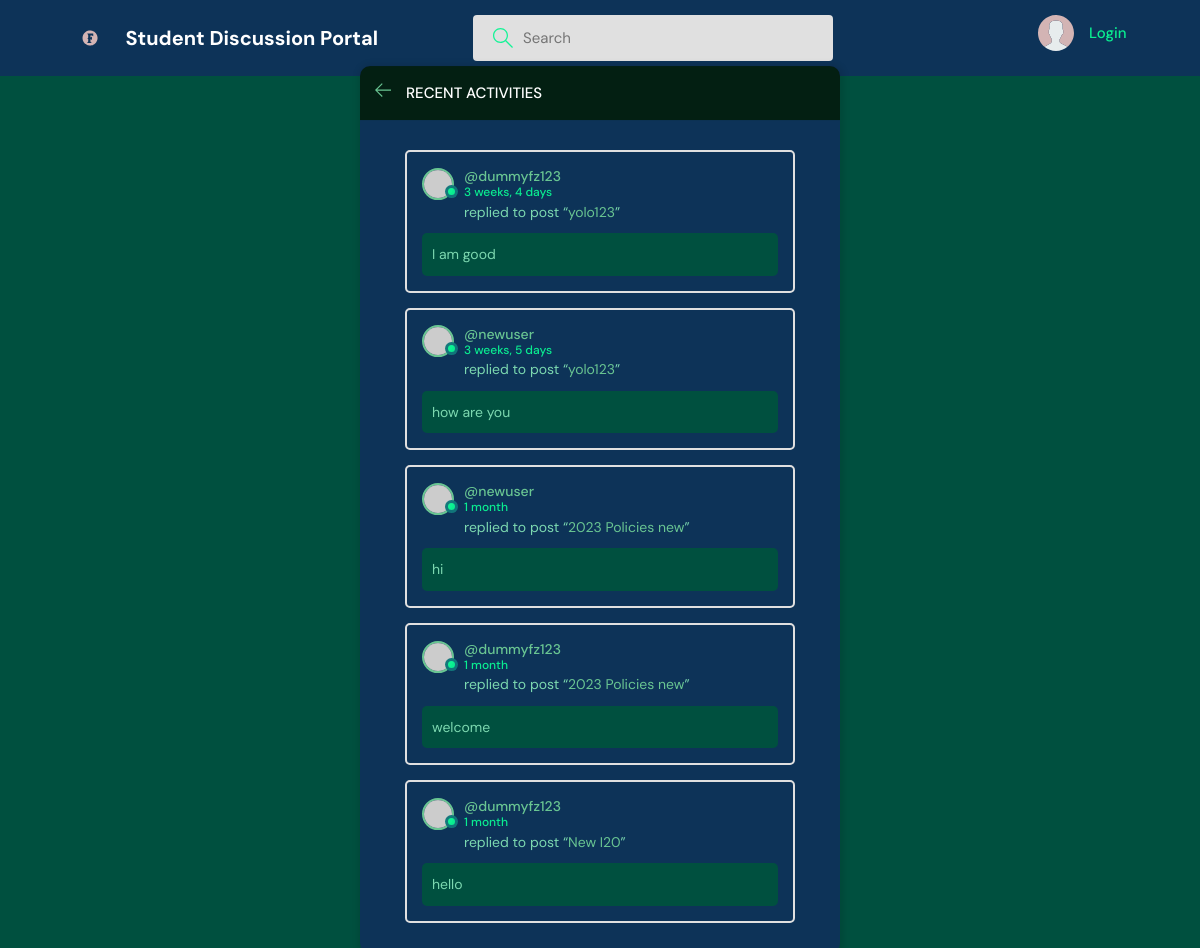
The page /activity/ on the database its author committed.
### base/models.py (models this page shows, shortened)
class Message(models.Model):
    user = models.ForeignKey(User, on_delete=models.CASCADE)
    room = models.ForeignKey(Room, on_delete=models.CASCADE)
    body = models.TextField()
    update = models.DateTimeField(auto_now=True)
    create =models.DateTimeField(auto_now_add=True)
    class Meta:
        ordering = ['-update', '-create']

class Room(models.Model):
    host = models.ForeignKey(User, on_delete=models.SET_NULL, null= True)
    topic = models.ForeignKey(Topic, on_delete=models.SET_NULL, null= True)
    name = models.CharField(max_length=228)
    description = models.TextField(blank=True, null=True)
    update = models.DateTimeField(auto_now=True)
    create = models.DateTimeField(auto_now_add=True)
    participants = models.ManyToManyField(User, related_name='participants', blank=True)
    class Meta:
        ordering = ['-update', '-create']
    def __str__(self):
        return self.name

### base/views.py (the view)
# urls.py: path('activity/', views.activityPage, name="activity")
def activityPage(request):
    room_messages = Message.objects.all()
    return render(request, 'base/activity.html', {'room_messages':room_messages})

### base/templates/base/activity.html (shortened to what this page needs)
{% extends 'main.html' %}
{% block content %}
    <main class="layout">
      <div class="container">
        <div class="layout__box">
          <div class="layout__boxHeader">
            <div class="layout__boxTitle">
              <a href="{% url 'homepage' %}">
                <svg version="1.1" xmlns="http://www.w3.org/2000/svg" width="32" height="32" viewBox="0 0 32 32">
                  <title>arrow-left</title>
                  <path
                    d="M13.723 2.286l-13.723 13.714 13.719 13.714 1.616-1.611-10.96-10.96h27.625v-2.286h-27.625l10.965-10.965-1.616-1.607z"
                  ></path>
                </svg>
              </a>
              <h3>Recent Activities</h3>
            </div>
          </div>
          <div class="activities-page layout__body">
            {% for message in room_messages %}
            <div class="activities__box">
              <div class="activities__boxHeader roomListRoom__header">
                <a href="{% url 'user-profile' message.user.id %}" class="roomListRoom__author">
                  <div class="avatar avatar--small">
                    <img src="https://randomuser.me/api/portraits/women/11.jpg" />
                  </div>
                  <p>
                    @{{message.user}}
                    <span>{{message.create|timesince}}</span>
                  </p>
                </a>
              </div>
              <div class="activities__boxContent">
                <p>replied to post “<a href="{% url 'roomspage' message.room.id %}">{{message.room}}</a>”</p>
                <div class="activities__boxRoomContent">
                  {{message.body}}
                </div>
              </div>
            </div>
            {% endfor %}
          </div>
        </div>
      </div>
    </main>
    {% endblock content %}

### static/styles/style.css (style rules this page uses)
:root { --color-main: #69c592; --color-main-light: #949fdd; --color-dark: #171f6b93; --color-dark-medium: #e0e0e0; --color-dark-light: #031f12; --color-light: #ffffff; --color-gray: #0af593f5; --color-light-gray: #7cd8b0; --color-bg: #00503f; --color-success: #fbff11; --color-error: #fc4b0b; }
* { font-family: "DM Sans", -apple-system, BlinkMacSystemFont, "Segoe UI", Roboto, Oxygen, Ubuntu, Cantarell, "Open Sans", "Helvetica Neue", sans-serif; margin: 0; padding: 0; box-sizing: border-box; text-rendering: optimizeLegibility; font-size: inherit; }
html { font-size: 56.25%; }
@media only screen and (min-width: 1200px) { html { font-size: 62.5%; } }
body { line-height: 1.6; font-weight: 400; font-size: 1.5rem; color: var(--color-light-gray); background-color: var(--color-bg); min-height: 100vh; }
img { width: 100%; }
a { display: inline-block; color: var(--color-main); text-decoration: none; }
.container { max-width: 120rem; width: 90%; margin: auto; }
.avatar { position: relative; display: inline-block; border-radius: 50%; border: 2px solid var(--color-main); }
.avatar img { display: block; border-radius: 50%; object-fit: cover; object-position: center; }
.avatar::after { content: ""; display: block; position: absolute; background-color: var(--color-gray); z-index: 111; border-radius: 50%; border: 0.3rem solid var(--color-dark); }
.avatar.avatar--small img { width: 2.8rem; height: 2.8rem; }
.avatar.avatar--small:after { width: 0.7rem; height: 0.7rem; bottom: 0px; right: -6px; }
.layout { margin-top: 2.4rem; }
.layout > .container { display: flex; justify-content: space-between; align-items: flex-start; }
.layout__box { width: 90%; max-width: 48rem; min-height: 40rem; position: absolute; top: 50%; left: 50%; transform: translate(-50%, -46%); background-color: var(--color-dark); border-radius: 1rem; box-shadow: 1px 1px 6px 3px rgba(0, 0, 0, 0.1); overflow: hidden; }
.layout__boxHeader { display: flex; padding: 1.5rem; background-color: var(--color-dark-light); }
.layout__boxTitle { display: flex; gap: 1.5rem; align-items: center; }
.layout__boxTitle h3 { text-transform: uppercase; font-weight: 500; color: var(--color-light); }
.layout__boxTitle svg { width: 1.6rem; height: 1.6rem; fill: var(--color-main); }
.layout__body { margin: 3rem; }
.roomListRoom__header { display: flex; justify-content: space-between; align-items: center; }
.roomListRoom__author { font-weight: 500; display: flex; align-items: center; gap: 1rem; }
.activities__box { margin: 1.5rem; padding: 1.5rem; border: 2px solid var(--color-dark-medium); border-radius: 5px; }
.activities__boxHeader p { font-size: 1.4rem; line-height: 1.3; }
.activities__boxHeader p span { color: var(--color-gray); font-size: 1.2rem; display: block; }
.activities__boxContent { margin-left: 4.2rem; }
.activities__boxContent { font-size: 1.4rem; }
.activities__boxRoomContent { background: var(--color-bg); padding: 1rem; border-radius: 5px; margin-top: 1rem; margin-left: -4.2rem; }

### rows shown on the page
Message: user "dummyfz123", create "3 weeks, 4 days", room "yolo123", body "I am good"
Message: user "newuser", create "3 weeks, 5 days", room "yolo123", body "how are you"
Message: user "newuser", create "1 month", room "2023 Policies new", body "hi"
Message: user "dummyfz123", create "1 month", room "2023 Policies new", body "welcome"
Message: user "dummyfz123", create "1 month", room "New I20", body "hello"
